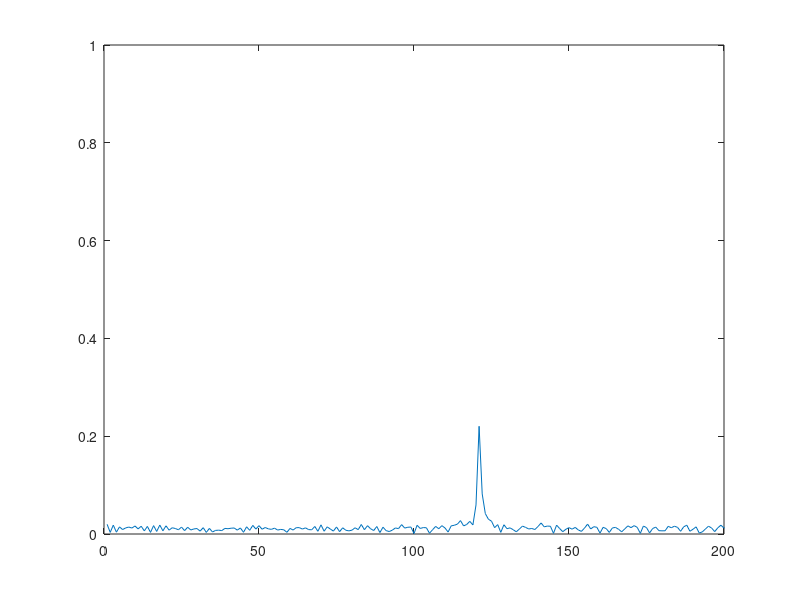
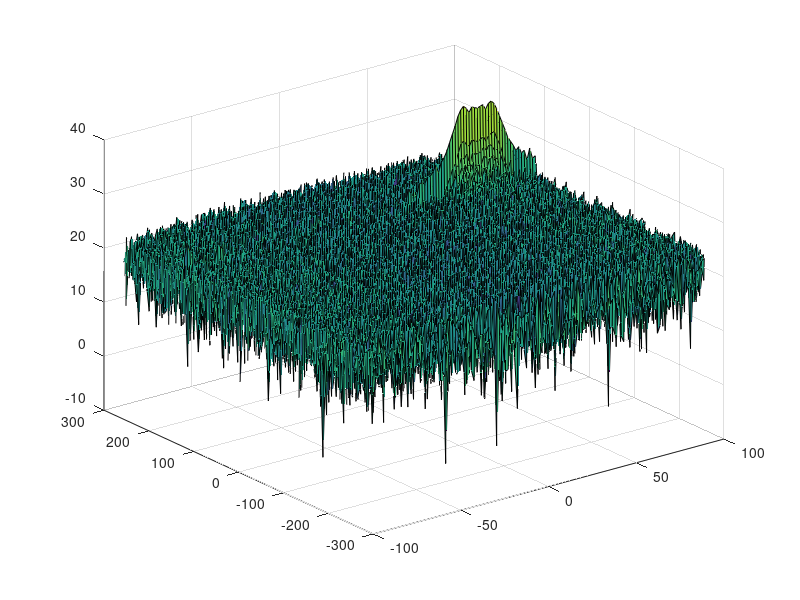
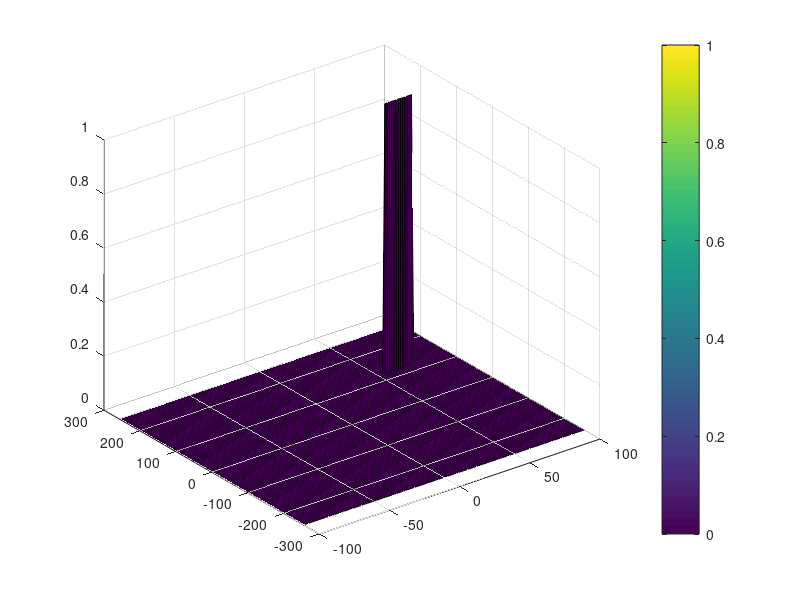

These figures' MATLAB source, in order:
clear all
clc;

%% Radar Specifications 
%%%%%%%%%%%%%%%%%%%%%%%%%%%
% Frequency of operation = 77GHz
% Max Range = 200m
% Range Resolution = 1 m
% Max Velocity = 70 m/s
% Velocity Resolution = 3 m/s
%%%%%%%%%%%%%%%%%%%%%%%%%%%
rangeResolution = 1;
Rmax = 200;

%speed of light = 3e8
%% User Defined Range and Velocity of target
% *%TODO* :
% define the target's initial position and velocity. Note : Velocity
% remains contant
init_range = 120;    % [m]
init_velocity = 70; % [m/s]

%% FMCW Waveform Generation

% *%TODO* :
%Design the FMCW waveform by giving the specs of each of its parameters.
% Calculate the Bandwidth (B), Chirp Time (Tchirp) and Slope (slope) of the FMCW
% chirp using the requirements above.
c = 3e8;
B = c / (2 * rangeResolution);
Tchirp = 5.5 * 2 * Rmax / c;
slope = B / Tchirp;

%Operating carrier frequency of Radar 
fc= 77e9;             %carrier freq

                                                          
%The number of chirps in one sequence. Its ideal to have 2^ value for the ease of running the FFT
%for Doppler Estimation. 
Nd=128;                   % #of doppler cells OR #of sent periods % number of chirps

%The number of samples on each chirp. 
Nr=1024;                  %for length of time OR # of range cells

% Timestamp for running the displacement scenario for every sample on each
% chirp
t=linspace(0,Nd*Tchirp,Nr*Nd); %total time for samples


%Creating the vectors for Tx, Rx and Mix based on the total samples input.
Tx=zeros(1,length(t)); %transmitted signal
Rx=zeros(1,length(t)); %received signal
Mix = zeros(1,length(t)); %beat signal

%Similar vectors for range_covered and time delay.
r_t=zeros(1,length(t));
td=zeros(1,length(t));


%% Signal generation and Moving Target simulation
% Running the radar scenario over the time. 
for i=1:length(t)
    % *%TODO* :
    %For each time stamp update the Range of the Target for constant velocity. 
    r_t(i) = init_range + init_velocity * t(i);
    td(i) = 2*r_t(i) / c;
    
    % *%TODO* :
    %For each time sample we need update the transmitted and
    %received signal. 
    Tx(i) = cos(2*pi*(fc*t(i) + (slope*t(i).^2)/2 ));
    Rx(i) = cos(2*pi*(fc*(t(i) - td(i)) + (slope*(t(i) - td(i)).^2)/2 ));
    
    % *%TODO* :
    %Now by mixing the Transmit and Receive generate the beat signal
    %This is done by element wise matrix multiplication of Transmit and
    %Receiver Signal
    Mix(i) = Tx(i) .* Rx(i);
end

%% RANGE MEASUREMENT


 % *%TODO* :
%reshape the vector into Nr*Nd array. Nr and Nd here would also define the size of
%Range and Doppler FFT respectively.
signal = reshape(Mix, [Nr Nd]);

 % *%TODO* :
%run the FFT on the beat signal along the range bins dimension (Nr) and
%normalize.
signal_fft = fft(signal, Nr);
signal_fft = signal_fft ./ length(signal);
 % *%TODO* :
% Take the absolute value of FFT output
signal_fft = abs(signal_fft);
 % *%TODO* :
% Output of FFT is double sided signal, but we are interested in only one side of the spectrum.
% Hence we throw out half of the samples.
signal_fft = signal_fft(1: Nr/2 + 1);

%plotting the range
figure ('Name','Range from First FFT')
%subplot(2,1,1)

 % *%TODO* :
 % plot FFT output 
plot(signal_fft);
 
axis ([0 200 0 1]);



%% RANGE DOPPLER RESPONSE
% The 2D FFT implementation is already provided here. This will run a 2DFFT
% on the mixed signal (beat signal) output and generate a range doppler
% map.You will implement CFAR on the generated RDM


% Range Doppler Map Generation.

% The output of the 2D FFT is an image that has reponse in the range and
% doppler FFT bins. So, it is important to convert the axis from bin sizes
% to range and doppler based on their Max values.

Mix=reshape(Mix,[Nr,Nd]);

% 2D FFT using the FFT size for both dimensions.
sig_fft2 = fft2(Mix,Nr,Nd);

% Taking just one side of signal from Range dimension.
sig_fft2 = sig_fft2(1:Nr/2,1:Nd);
sig_fft2 = fftshift (sig_fft2);
RDM = abs(sig_fft2);
RDM = 10*log10(RDM) ;

%use the surf function to plot the output of 2DFFT and to show axis in both
%dimensions
doppler_axis = linspace(-100,100,Nd);
range_axis = linspace(-200,200,Nr/2)*((Nr/2)/400);
figure,surf(doppler_axis,range_axis,RDM);

%% CFAR implementation

%Slide Window through the complete Range Doppler Map

% *%TODO* :
%Select the number of Training Cells in both the dimensions.
% The RD Map is 512 by 128
Tr = 12;
Td = 28;

% *%TODO* :
%Select the number of Guard Cells in both dimensions around the Cell under 
%test (CUT) for accurate estimation
Gr = 4;
Gd = 8;

% *%TODO* :
% offset the threshold by SNR value in dB
offset = 15.5;

% *%TODO* :
%Create a vector to store noise_level for each iteration on training cells
noise_level = zeros(1,1);


% *%TODO* :
%design a loop such that it slides the CUT across range doppler map by
%giving margins at the edges for Training and Guard Cells.

%For every iteration sum the signal level within all the training
%cells. To sum convert the value from logarithmic to linear using db2pow
%function. Average the summed values for all of the training
%cells used. After averaging convert it back to logarithimic using pow2db.
%Further add the offset to it to determine the threshold. Next, compare the
%signal under CUT with this threshold. If the CUT level > threshold assign
%it a value of 1, else equate it to 0.
grid_size = (2*Tr+2*Gr+1)*(2*Td+2*Gd+1);
guard_size = (2*Gr+1)*(2*Gd+1);
train_size = grid_size - guard_size;
RDM_thresholded = zeros(size(RDM));
for i=1:size(RDM,1)-(1+2*Td+2*Gd)
    for j=1:size(RDM,2)-(1+2*Tr+2*Gr)
        % Use RDM[x,y] as the matrix from the output of 2D FFT for implementing
        % CFAR
        grid_mask = (ones(2*Tr+2*Gr+1,2*Td+2*Gd+1) == 1);
        grid_mask((1+Tr):(1+Tr+2*Gr), (1+Td):(1+Td+2*Gd)) = false;
        RDM_region = RDM(1:(1+2*Tr+2*Gr), 1:(1+2*Td+2*Gd));
        training_cells = RDM_region(grid_mask);
        
        threshold = sum(db2pow(training_cells)) / train_size; % Average noise in training cells
        threshold = pow2db(threshold) + offset; % add offset in log scale
        
        CUT = RDM(i+Td+Gd, j+Tr+Gr);
        if (CUT > threshold)
            RDM_thresholded(i+Td+Gd, j+Tr+Gr) = 1;
        else
            RDM_thresholded(i+Td+Gd, j+Tr+Gr) = 0;
        end
    end
end

% *%TODO* :
% The process above will generate a thresholded block, which is smaller 
%than the Range Doppler Map as the CUT cannot be located at the edges of
%matrix. Hence,few cells will not be thresholded. To keep the map size same
% set those values to 0. 
 








% *%TODO* :
%display the CFAR output using the Surf function like we did for Range
%Doppler Response output.
figure,surf(doppler_axis,range_axis,RDM_thresholded);
colorbar;


 
 